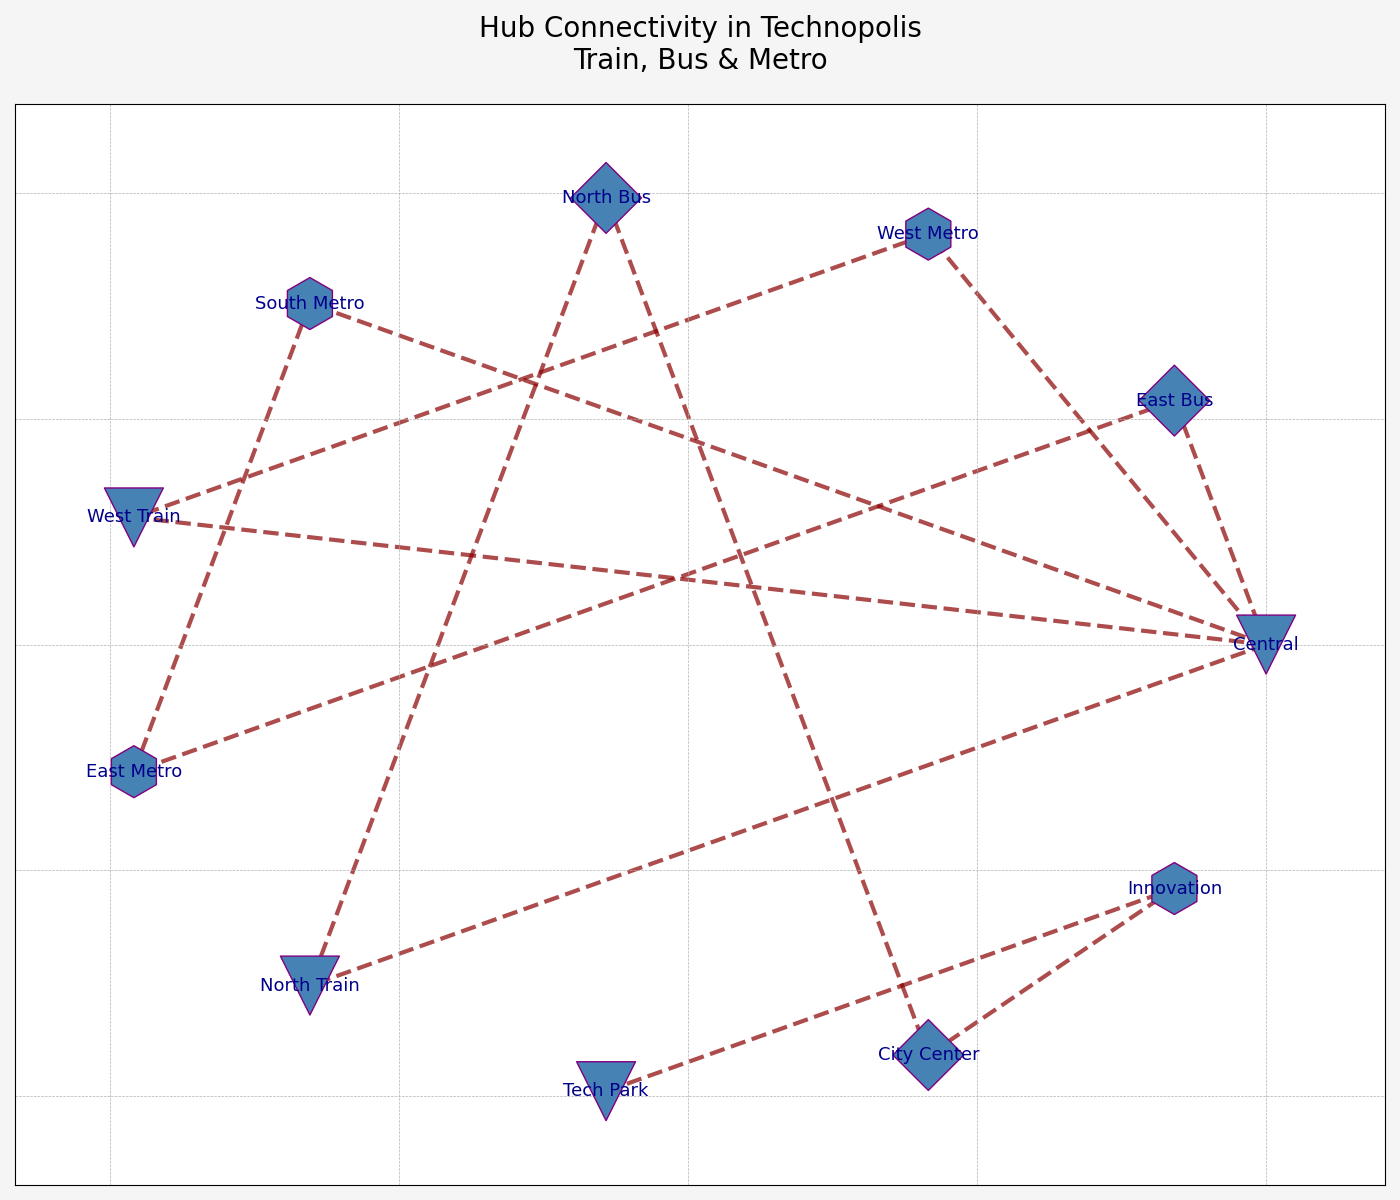

Generate this figure with Python:
import matplotlib.pyplot as plt
import networkx as nx

hubs = {
    'Central': 'train',
    'East Bus': 'bus',
    'West Metro': 'metro',
    'North Bus': 'bus',
    'South Metro': 'metro',
    'West Train': 'train',
    'East Metro': 'metro',
    'North Train': 'train',
    'Tech Park': 'train',
    'City Center': 'bus',
    'Innovation': 'metro',
}

connections = [
    ('Central', 'East Bus'),
    ('Central', 'West Metro'),
    ('East Bus', 'East Metro'),
    ('West Metro', 'West Train'),
    ('North Bus', 'North Train'),
    ('South Metro', 'Central'),
    ('West Train', 'Central'),
    ('East Metro', 'South Metro'),
    ('North Train', 'Central'),
    ('Tech Park', 'Innovation'),
    ('City Center', 'Innovation'),
    ('City Center', 'North Bus'),
]

G = nx.Graph()
G.add_nodes_from(hubs)
G.add_edges_from(connections)

pos = nx.circular_layout(G)

node_color = 'steelblue'
node_shapes = {'train': 'v', 'bus': 'D', 'metro': 'h'}
node_sizes = {'train': 1800, 'bus': 1300, 'metro': 1400}

node_shape_map = {node: node_shapes[hubs[node]] for node in G.nodes()}

fig, ax = plt.subplots(figsize=(14, 12))
fig.patch.set_facecolor('whitesmoke')

for shape in set(node_shapes.values()):
    nx.draw_networkx_nodes(
        G, pos, ax=ax,
        node_size=[node_sizes[hubs[node]] for node in G.nodes() if node_shape_map[node] == shape],
        node_color=node_color,
        nodelist=[node for node in G.nodes() if node_shape_map[node] == shape],
        node_shape=shape,
        edgecolors='purple'
    )

nx.draw_networkx_edges(G, pos, width=3.0, alpha=0.7, edge_color='darkred', style='dashed')

nx.draw_networkx_labels(G, pos, font_size=13, font_weight='normal', font_color='darkblue')

ax.set_title(
    'Hub Connectivity in Technopolis\nTrain, Bus & Metro',
    fontsize=20, fontweight='normal', ha='center', pad=25
)

ax.grid(visible=True, linestyle='--', linewidth=0.5)

plt.tight_layout()
plt.show()
